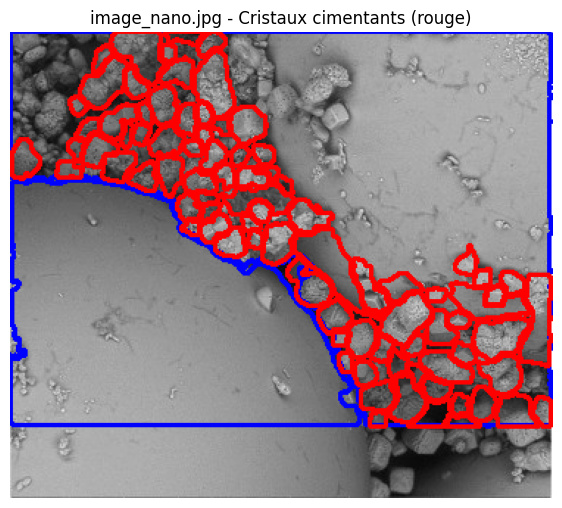
#> input picture presenetation/image_c6d7df.jpg, 562 x 508 px
$ python -i pipeline.py   (imports and definitions only)   (older library calls are emulated)
#> lines starting #> are read from the running program, lines starting #| are printed output that depends on the picture; after the words box and inside, x2 and y2 are one past the last pixel; in counts of white or black regions, pixels touching at a corner belong together
import re
import numpy as np
import pandas as pd
import cv2

from skimage import color, util, exposure, measure, morphology
from skimage.morphology import (
    disk, square, remove_small_objects, remove_small_holes,
    binary_opening, binary_closing
)
from skimage.measure import label, regionprops_table


# =========================
# CONFIG (tu peux ajuster)
# =========================

MAG_MIN = 200
MAG_MAX = 2000

MIN_LAPLACIAN_VAR = 40.0
MIN_CONTRAST = 0.12

ADAPT_BLOCK = 51
ADAPT_C = 2
MIN_CRYSTAL_SIZE = 30
MIN_HOLE_AREA = 30
OPEN_R, CLOSE_R = 1, 2

N_GRAINS_KEEP = 3
FRACTION_MIN_GRAIN = 0.01
BG_OPEN, BG_CLOSE = 5, 7

R_INFLUENCE = 4
R_TOUCH = 2

AR_NEEDLE = 3.0
CIRC_SPH = 0.75
SOLID_MIN = 0.80

MAX_COVERAGE_ALL = 0.85
MIN_CRYSTALS_OK = 10

BR_MIN_N = 1
BR_MIN_COV = 0.01
BR_MIN_PCT = 0.01


# =========================
# UTILITAIRES
# =========================

def laplacian_var(gray_u8: np.ndarray) -> float:
    return cv2.Laplacian(gray_u8, cv2.CV_64F).var()


# [29 lines left out: functions parse_mag_from_filename, decode_image_bytes_to_gray_float, not called in this run]


# =========================
# SEGMENTATION
# =========================

def segment_crystals(img_gray_float: np.ndarray):
    img_eq = exposure.equalize_adapthist(img_gray_float, clip_limit=0.01)
    img_blur = cv2.GaussianBlur((img_eq * 255).astype(np.uint8), (3, 3), 0)

    thr = cv2.adaptiveThreshold(
        img_blur, 255,
        cv2.ADAPTIVE_THRESH_GAUSSIAN_C, cv2.THRESH_BINARY_INV,
        ADAPT_BLOCK, ADAPT_C
    )

    mask = thr.astype(bool)
    mask = remove_small_objects(mask, min_size=MIN_CRYSTAL_SIZE)
    mask = remove_small_holes(mask, area_threshold=MIN_HOLE_AREA)
    mask = binary_opening(mask, disk(OPEN_R))
    mask = binary_closing(mask, disk(CLOSE_R))

    lbl = label(mask)
    return mask, lbl


# [306 lines left out: functions segment_big_grains, contact_band_from_grains, bridging_labels_fixed, classify_habits, build_overlay_png_bytes, analyze_image_bytes, not called in this run]

>>> import cv2
>>> picture = cv2.imread('../presenetation/image_c6d7df.jpg', cv2.IMREAD_GRAYSCALE)
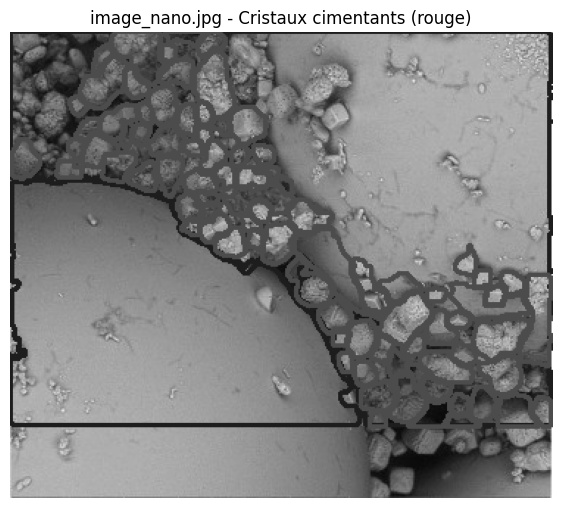
#> picture: shape (508, 562); min 0, max 255, mean 135.2
>>> result = segment_crystals(picture)
#> in segment_crystals, `img_eq = exposure.equalize_adapthist(img_gray_float, clip_limit=0.01)`:
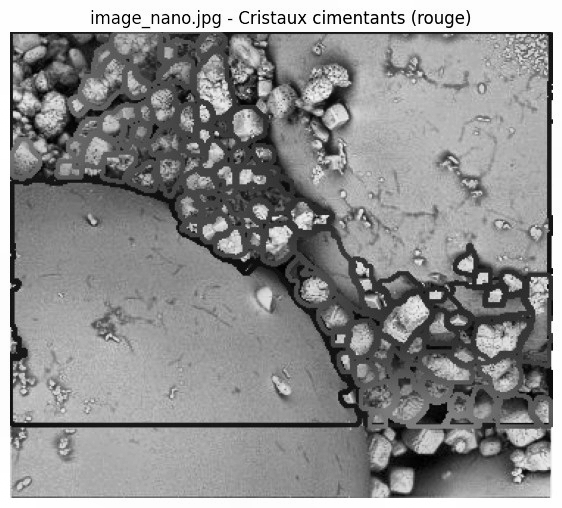
#> img_eq: shape (508, 562) float64; min 0, max 1, mean 0.56
#> in segment_crystals, `thr = cv2.adaptiveThreshold( img_blur, 255, cv2.ADAPTIVE_THRESH_GAUSSI..`:
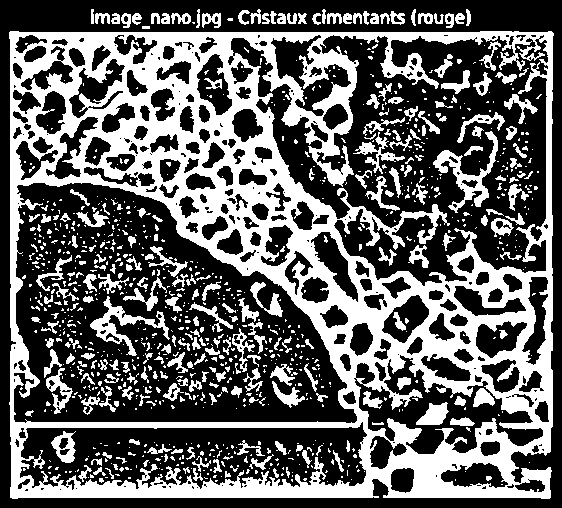
#> thr: shape (508, 562); 38.3% white; 1036 white regions (784 under 20 px), largest, box (x1, y1, x2, y2) and area: (9, 31, 554, 499) 81782, (433, 131, 498, 213) 1318, (90, 296, 170, 356) 1131
#> in segment_crystals, `mask = remove_small_objects(mask, min_size=MIN_CRYSTAL_SIZE)`: mask: shape (508, 562) bool; 35.9% white; 188 white regions, largest, box (x1, y1, x2, y2) and area: (9, 31, 554, 499) 81674, (433, 131, 498, 213) 1318, (90, 296, 170, 356) 1129
#> in segment_crystals, `mask = remove_small_holes(mask, area_threshold=MIN_HOLE_AREA)`:
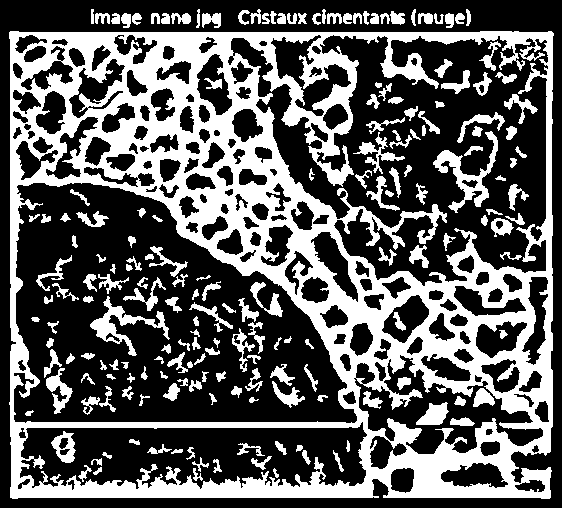
#> mask: shape (508, 562) bool; 36.4% white; 188 white regions, largest, box (x1, y1, x2, y2) and area: (9, 31, 554, 499) 82567, (433, 131, 498, 213) 1364, (90, 296, 170, 356) 1177
#> in segment_crystals, `mask = binary_opening(mask, disk(OPEN_R))`:
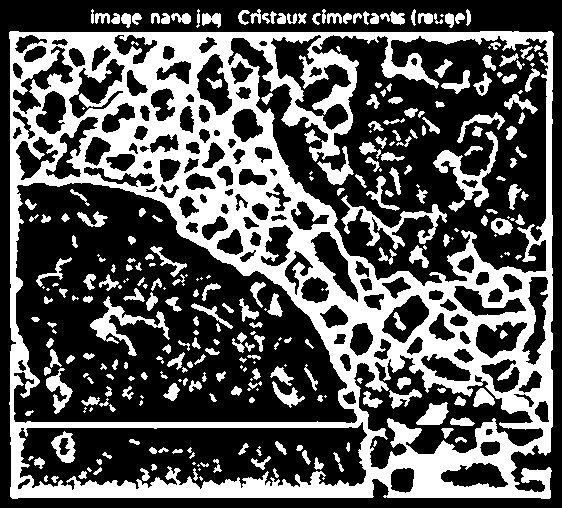
#> mask: shape (508, 562) bool; 35.4% white; 298 white regions (64 under 20 px), largest, box (x1, y1, x2, y2) and area: (9, 31, 554, 499) 78089, (341, 195, 447, 250) 1385, (433, 131, 498, 207) 1239
#> in segment_crystals, `mask = binary_closing(mask, disk(CLOSE_R))`:
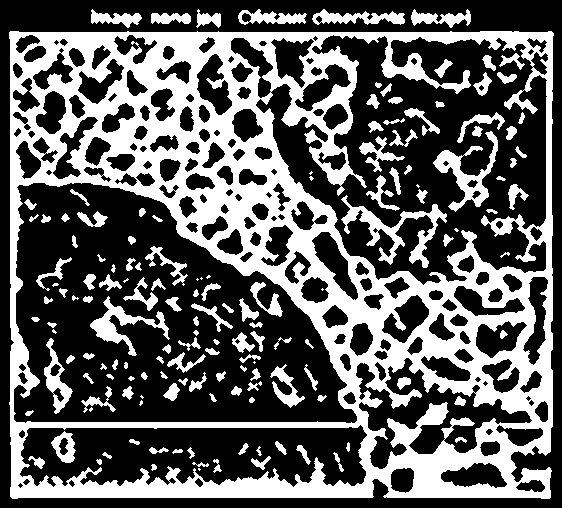
#> mask: shape (508, 562) bool; 37.2% white; 152 white regions (16 under 20 px), largest, box (x1, y1, x2, y2) and area: (9, 31, 554, 499) 85455, (341, 195, 447, 268) 1908, (433, 131, 498, 212) 1517
#> in segment_crystals, `lbl = label(mask)`:
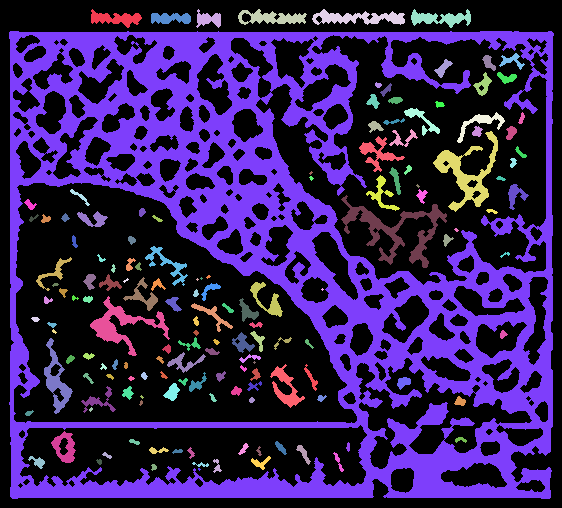
#> lbl: shape (508, 562) int32; 153 distinct labels, from 0 to 152; one colour per label, 0 black

$ run again, on presenetation/image_c6d8b8.jpg
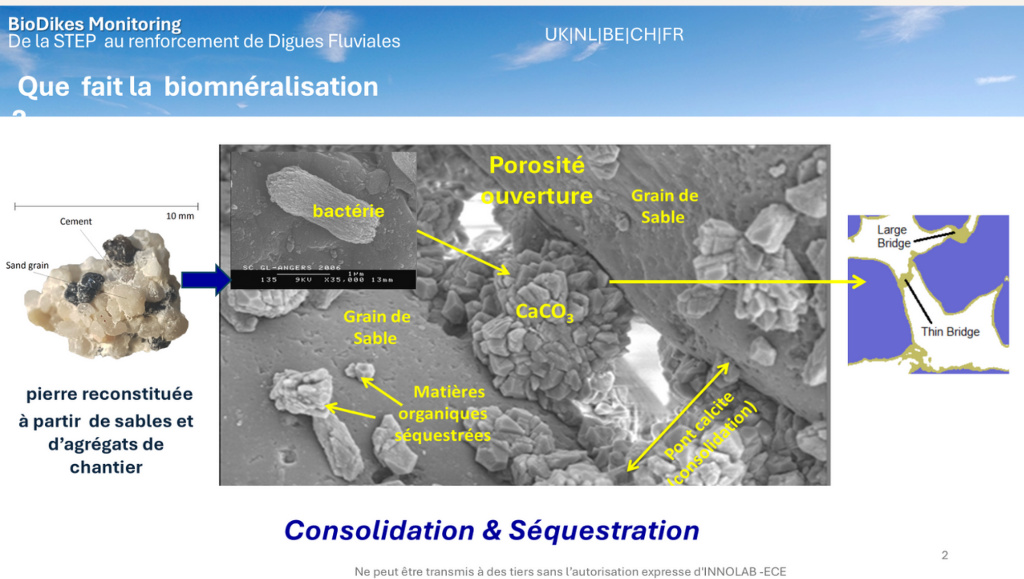
#> input picture presenetation/image_c6d8b8.jpg, 1024 x 579 px
#> in segment_crystals, `thr = cv2.adaptiveThreshold( img_blur, 255, cv2.ADAPTIVE_THRESH_GAUSSI..`:
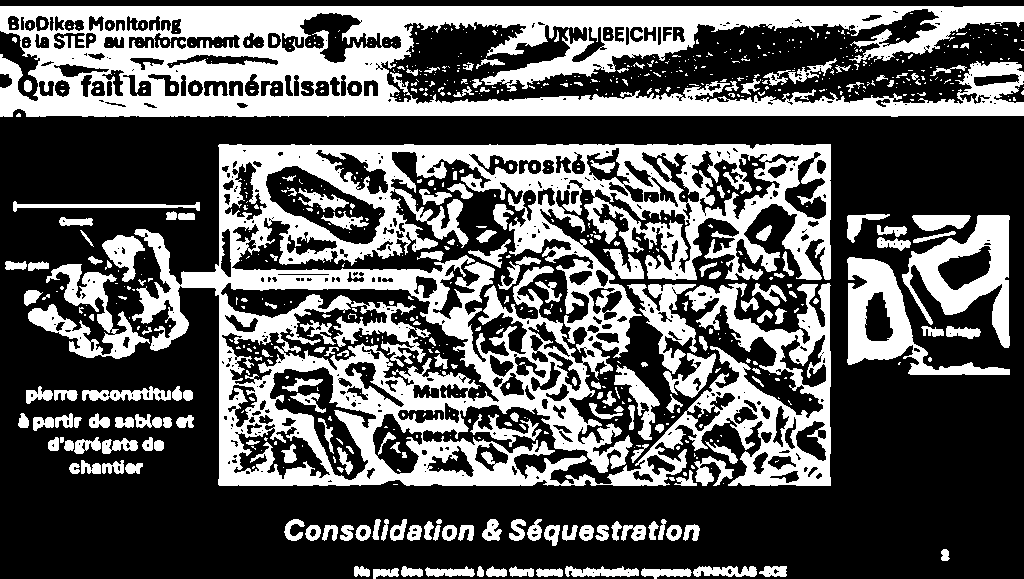
#> thr: shape (579, 1024); 36.1% white; 792 white regions (579 under 20 px), largest, box (x1, y1, x2, y2) and area: (132, 144, 831, 486) 99329, (0, 6, 1024, 117) 62684, (902, 215, 1010, 348) 5772
#> in segment_crystals, `lbl = label(mask)`:
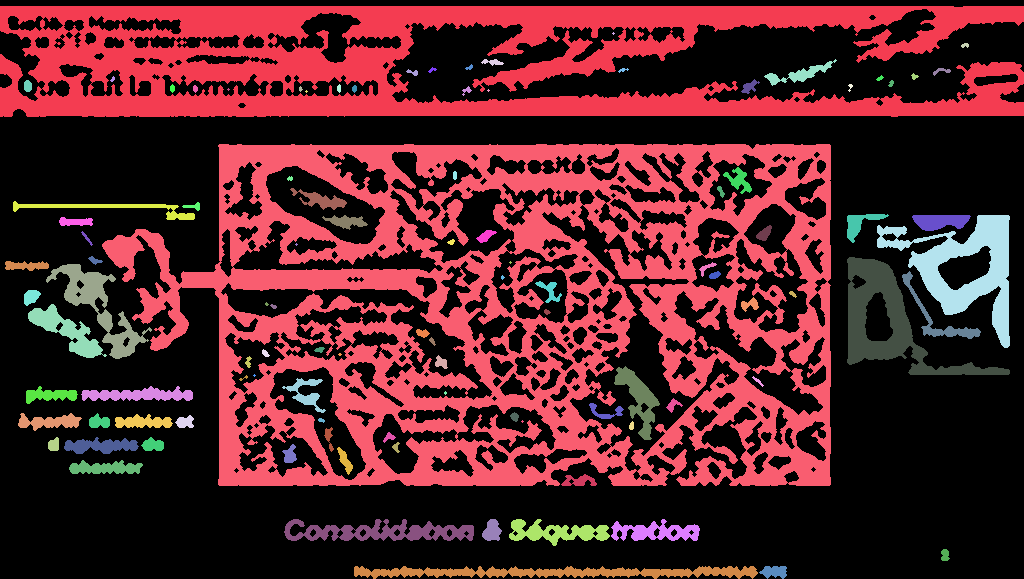
#> lbl: shape (579, 1024) int32; 104 distinct labels, from 0 to 103; one colour per label, 0 black
